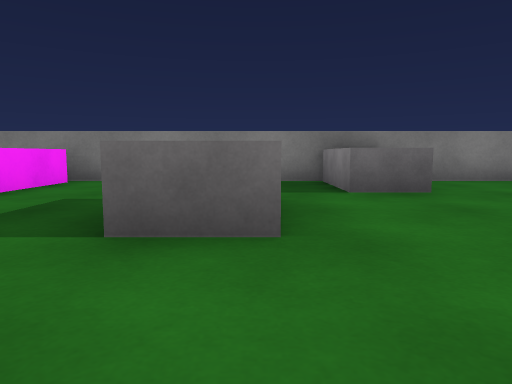
[1] (above)

16 first-person views from a walk through a 3-D level made in the Unity game engine. The camera is 0.55 m above the floor, tilts 6° down and sees 70° across. The floor is counted in squares, 1 m on a side. Each view is taken from the middle of a square. On the plan, view 1 faces up. The plan holds only what a view shows up to about 9 squares ahead; the rest is blank. The player character is not drawn. Surface patterns are stand-ins for the level's own textures.

[2]
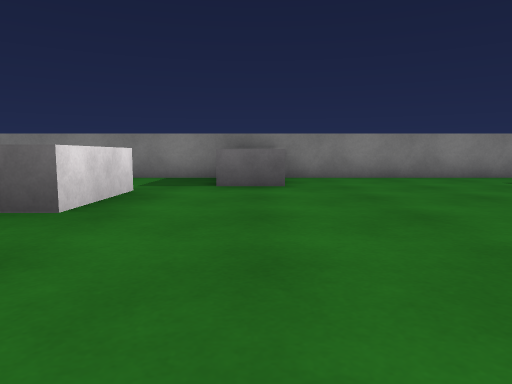

[3]
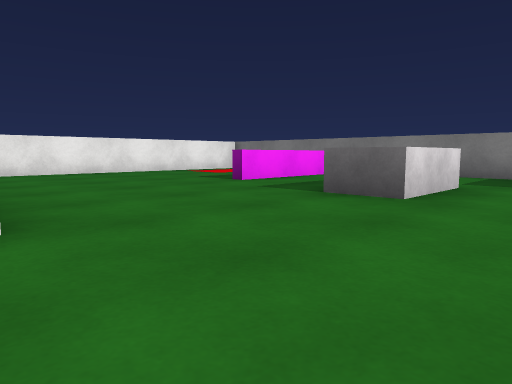

[4]
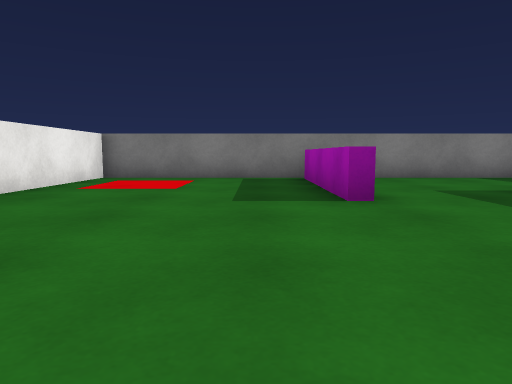

[5]
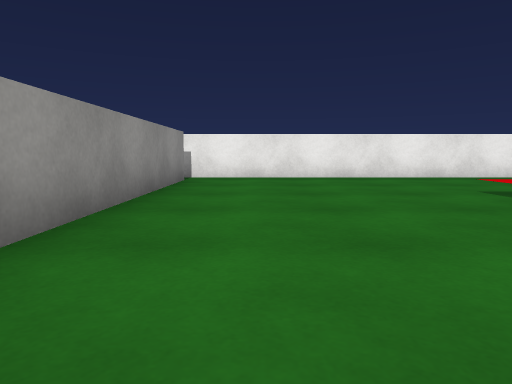

[6]
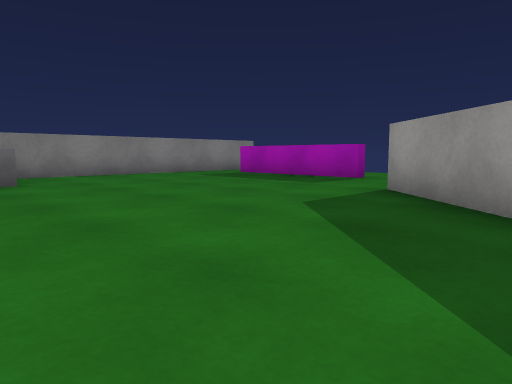

[7]
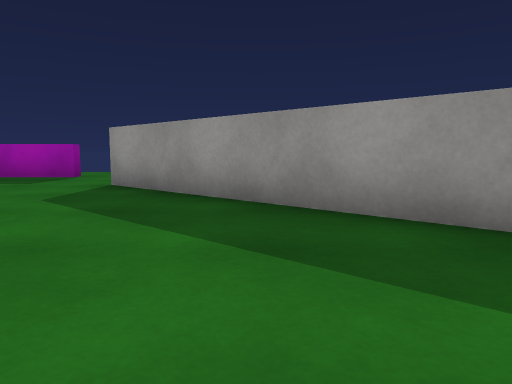

[8]
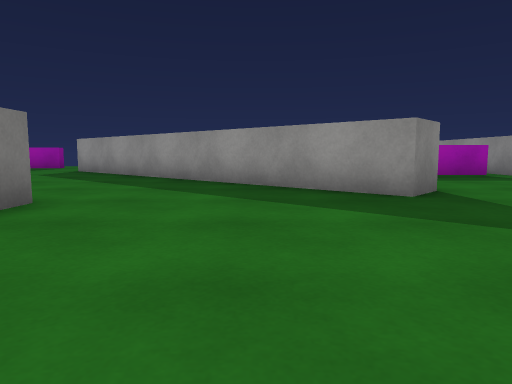

[9]
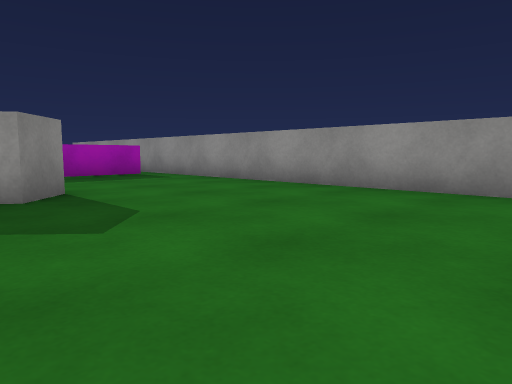

[10]
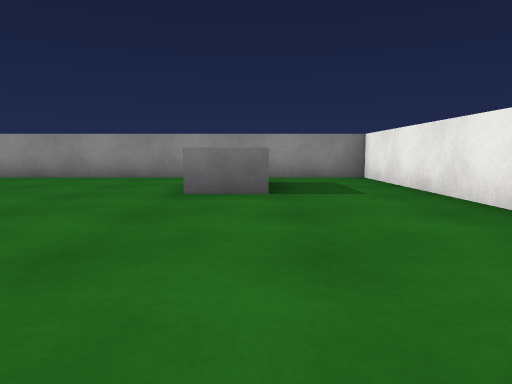

[11]
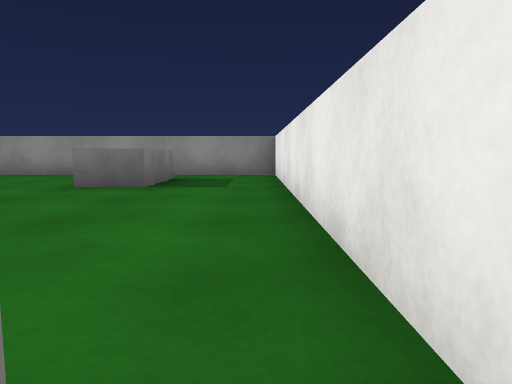

[12]
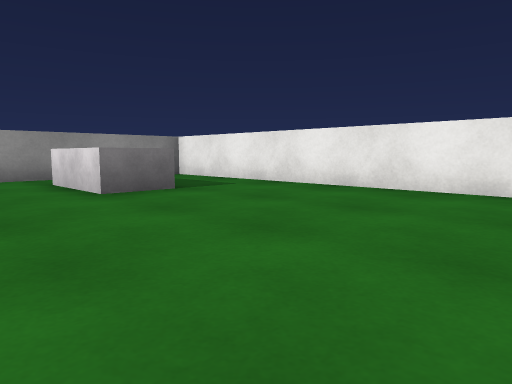

[13]
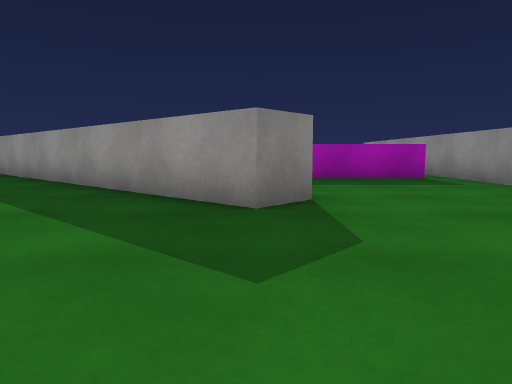

[14]
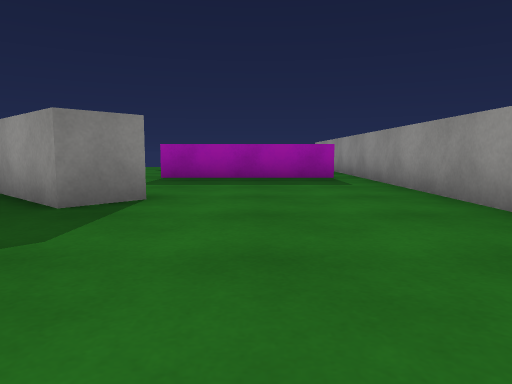

[15]
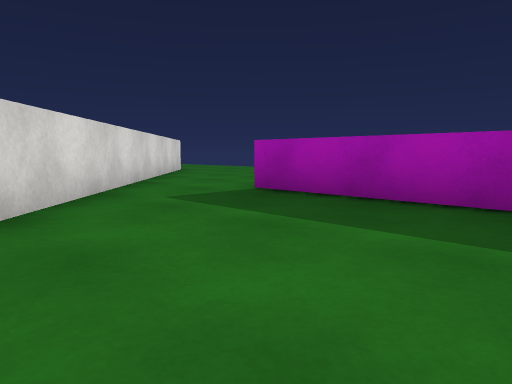

[16]
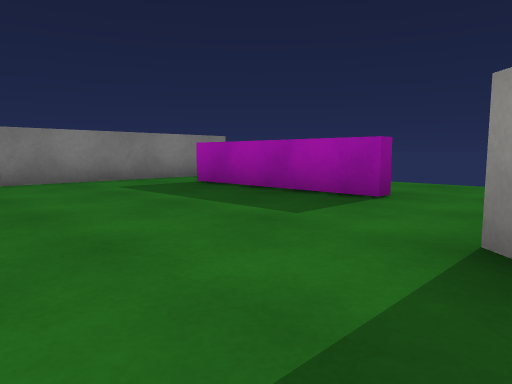

### Floor plan
Points are (right, up) in squares from view 1. A wall is a line through its corners. A room is listed if a view was taken in it or the views show most of it. See-through windows are left out.
Room 1 (views 1, 2, 3, 4, 5, 16)
walls: (-3.6, 7.1) (-3.6, 3.2) (-3.9, 3.2) (-3.9, 7); (3.1, -3.1) (6.4, 0.6); (8.3, 2) (8.3, 6); (-7.6, -1.5) (-2, -1.5); (8.5, 7.4) (-8.5, 7.4) (-8.5, -1.5)
ways out: opening at (-8, -2) to room 2; opening at (1, -2.3) to room 2; opening at (8, 1.5); opening at (8, 6.5)
objects: grey block (-1, 3) to (0, 4); grey block (2, 5) to (2, 7)
Room 2 (views 6, 7, 8, 9, 10, 11, 12, 13, 14, 15)
walls: (0.5, -7.8) (-0.4, -7) (3.1, -3.1); (-0.9, -2.5) (-1.5, -2.5); (2.1, -5.8) (0.6, -7.5); (-8.5, -1.5) (-8.5, -11.4) (5.1, -11.4); (4.1, -10.8) (4.1, -6.9)
ways out: opening at (-8, -2) to room 1; opening at (1, -2.3) to room 1; opening at (3, -7) to room 3; opening at (4, -11)
objects: grey block (-6, -10) to (-5, -8)
Room 3 (no view inside)
walls: (2.9, -4.9) (2.1, -5.8)
ways out: opening at (3, -7) to room 2; opening at (4, -6)

Positions as (right, up) in squares from view 1, and headings:
1: (0, 0), facing up
2: (2, -1), facing up
3: (2, -2), facing up-left
4: (-5, -1), facing up
5: (0, 0), facing left
6: (1, -2), facing up-right
7: (0, -2), facing right
8: (-5, -5), facing right
9: (-5, -6), facing down-right
10: (-6, -3), facing down
11: (-8, -2), facing down
12: (-3, -3), facing down-left
13: (-4, -7), facing right
14: (-4, -9), facing right
15: (0, -11), facing up-right
16: (4, 0), facing up-right
